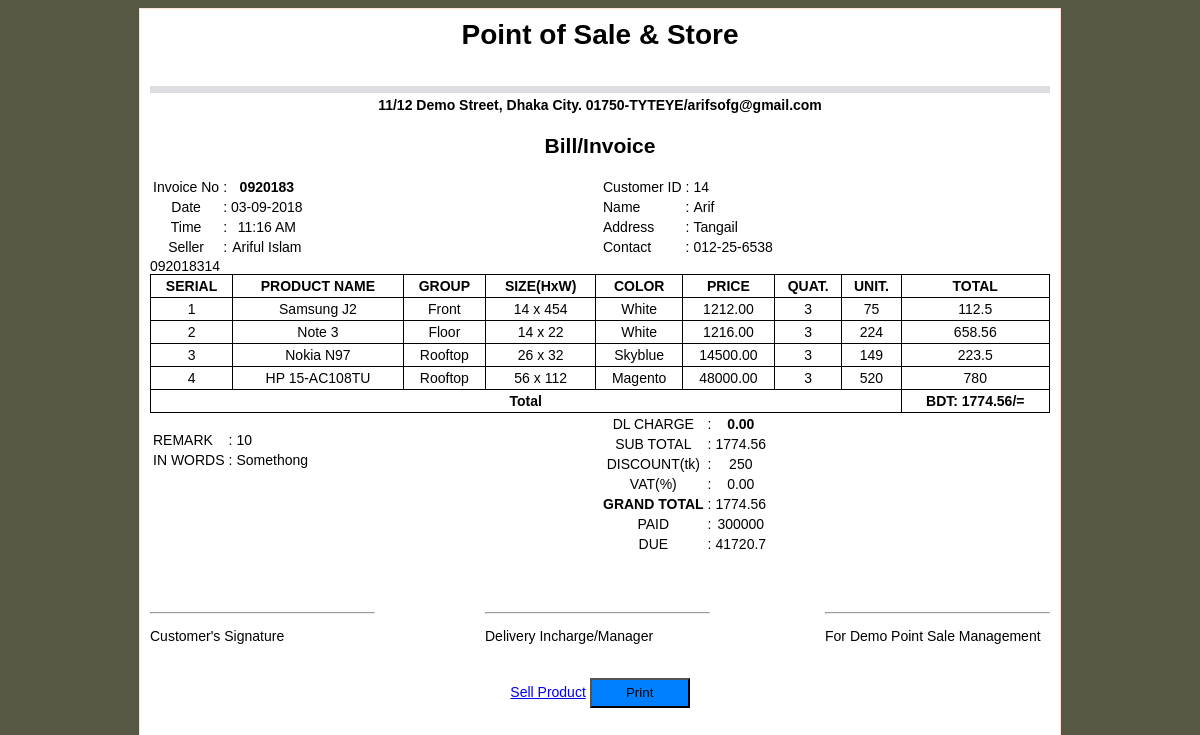
/viewsale.php?sell_id=0920183 (signed in), run on the app's committed database.
### tables this page shows
CREATE TABLE `tbl_sell` (
  `serial` int(11) NOT NULL,
  `sell_id` varchar(20) NOT NULL,
  `customer_id` int(11) NOT NULL,
  `seller` int(11) NOT NULL,
  `sub_total` float NOT NULL,
  `grand_total` float NOT NULL,
  `dlcharge` float(10,2) NOT NULL DEFAULT '0.00',
  `discount` float(10,2) NOT NULL DEFAULT '0.00',
  `vat` float(8,2) NOT NULL DEFAULT '0.00',
  `paid` float NOT NULL,
  `due` float NOT NULL,
  `status` float NOT NULL,
  `date` timestamp NOT NULL DEFAULT CURRENT_TIMESTAMP,
  `updateby` int(11) DEFAULT NULL
);

CREATE TABLE `tbl_customer` (
  `serial` int(11) NOT NULL,
  `customer_id` varchar(10) NOT NULL,
  `customer_name` varchar(100) NOT NULL,
  `address` varchar(150) NOT NULL,
  `contact_no` varchar(15) NOT NULL,
  `email` varchar(80) NOT NULL,
  `opening_balance` decimal(5,0) NOT NULL,
  `remark` varchar(100) NOT NULL,
  `discount` int(11) NOT NULL,
  `updateby` int(5) NOT NULL
);

CREATE TABLE `tbl_sell_products` (
  `serial_no` int(11) NOT NULL,
  `sell_id` varchar(20) NOT NULL,
  `customer_id` int(5) NOT NULL,
  `product_id` int(11) NOT NULL,
  `quantity` int(5) NOT NULL,
  `product_piece` int(5) NOT NULL,
  `unit_price` float NOT NULL,
  `discount` varchar(5) NOT NULL DEFAULT 'null',
  `subtotal` float NOT NULL,
  `status` int(11) NOT NULL DEFAULT '0'
);

CREATE TABLE `tbl_product` (
  `serial` int(11) NOT NULL,
  `product_id` varchar(8) NOT NULL,
  `product_type` int(11) NOT NULL,
  `product_group` int(11) NOT NULL,
  `product_name` varchar(250) NOT NULL,
  `product_brand` int(11) NOT NULL,
  `size_h` int(4) NOT NULL,
  `size_w` int(4) NOT NULL,
  `color` text NOT NULL,
  `price` float NOT NULL DEFAULT '0',
  `unit_price` float NOT NULL DEFAULT '0',
  `purchase_price` float NOT NULL DEFAULT '0',
  `piece_in_a_carton` int(11) DEFAULT NULL,
  `last_update` timestamp NOT NULL DEFAULT CURRENT_TIMESTAMP,
  `updateby` int(11) NOT NULL
);

CREATE TABLE `tbl_group` (
  `groupid` int(11) NOT NULL,
  `groupname` varchar(50) NOT NULL
);

### classes/DB.php (called while the page is built, shortened)
<?php
class DB {
    private $username = 'root';
    private $password = '';
    private $host = 'localhost';
    private $database = 'dts';
    function __construct() {
        $this->link = $this->connection();
    }
    public function connection() {
        $link = new mysqli($this->host, $this->username, $this->password, $this->database);
        if (!$link) {
            return die('Connection Failed');
        } else {
            return $link;
        }
    }
}

### helper/Helper.php (called while the page is built, shortened)
<?php
include_once 'classes/DB.php';
class Helper {
    public function formatDate($date, $format = 'd-m-Y') {
        return date($format, strtotime($date));
    }
}
?>

### classes/Session.php (called while the page is built, shortened)
<?php
class Session {
    public static function get($key) {
        if (isset($_SESSION[$key])) {
            return $_SESSION[$key];
        } else {
            return false;
        }
    }
}
?>

### viewsale.php (the view, shortened to what this page needs)
<?php
include_once 'classes/DB.php';
include 'classes/Session.php';
include_once 'helper/Helper.php';
$db = new DB();
$help = new Helper();
if (isset($_GET['sell_id'])) {
    $sell_id = $_GET['sell_id'];
    $check = $db->link->query("select * from tbl_sell where sell_id='$sell_id'");
    if ($check->num_rows > 0) {
        $stmt = $db->link->query("select * from tbl_sell join tbl_customer on tbl_sell.customer_id = tbl_customer.customer_id where tbl_sell.sell_id='$sell_id'") or die($db->link->error);
        if ($stmt) {
            $inv_data = $stmt->fetch_assoc();
        }
    }
}
?>
<!DOCTYPE html>
<html lang="en">
    <head>
    </head>
    <body>
        <div class="main"  style="padding:10px; background: #fff; margin-top:5px; border:1px solid #FFE2D3; margin:0 auto;">
            <div class="header">
                <h1 style="text-align: center;">Point of Sale &amp; Store</h1>
            </div>
            <div class="break">
            </div>
            <div class="address">
                <h4 >11/12 Demo Street, Dhaka City. 01750-TYTEYE/arifsofg@gmail.com</h4>
            </div>
            <div class="page_title">
                <h2>Bill/Invoice</h2>
            </div>
            <div class="information">
                <div class="information_left">
                    <table style="text-align: center;">
                        <tr>
                            <td>Invoice No</td>
                            <td>:</td>
                            <td><strong><?php echo $inv_data['sell_id']; ?></strong></td>
                        </tr>
                        <tr>
                            <td>Date</td>
                            <td>:</td>
                            <td><?php echo $help->formatDate($inv_data['date'], $format = 'd-m-Y');  ?></td>
                        </tr>
                        <tr>
                            <td>Time</td>
                            <td>:</td>
                            <td><?php echo $help->formatDate($inv_data['date'], $format = 'H:i A');  ?></td>
                        </tr>
                        <tr>
                            <td>Seller</td>
                            <td>:</td>
                            <td><?php echo Session::get('name'); ?></td>
                        </tr>
                    </table>
                </div>
                <div class="information_right">
                    <table>
                        <tr>
                            <td>Customer ID</td>
                            <td>:</td>
                            <td><?php echo $inv_data['customer_id']; ?></td>
                        </tr>
                        <tr>
                            <td>Name</td>
                            <td>:</td>
                            <td><?php echo $inv_data['customer_name']; ?></td>
                        </tr>
                        <tr>
                            <td>Address</td>
                            <td>:</td>
                            <td><?php echo $inv_data['address']; ?></td>
                        </tr>
                        <tr>
                            <td>Contact</td>
                            <td>:</td>
                            <td><?php echo $inv_data['contact_no']; ?></td>
                        </tr>
                    </table>
                </div>
            </div>
            <div class="products_table">
                <table cellpadding="3">
                    <thead>
                        <tr>
                            <th>SERIAL</th>
                            <th>PRODUCT NAME</th>
                            <th>GROUP</th>
                            <th>SIZE(HxW)</th>
                            <th>COLOR</th>
                            <th>PRICE</th>
                            <th>QUAT.</th>
                            <th>UNIT.</th>
                            <th>TOTAL</th>
                        </tr>
                    </thead>
                    <tbody>
                        <?php
                        echo $sell_id = $inv_data['sell_id'];
                        echo $customer_id = $inv_data['customer_id'];
                        $q = "SELECT * FROM tbl_sell_products, tbl_product,tbl_group WHERE tbl_sell_products.product_id = tbl_product.product_id and tbl_sell_products.customer_id='$customer_id' and tbl_group.groupid = tbl_product.product_group and tbl_sell_products.sell_id='$sell_id' and tbl_sell_products.status='1' ORDER by tbl_sell_products.serial_no ASC";
                        $st = $db->link->query($q);
                        $i = 0;
                        $total = 0;
                        ?>
                        <?php if ($st): ?>
                            <?php while ($result = $st->fetch_assoc()): ?>
                                <?php
                                $i++;
                                $total += $result['subtotal'];
                                ?>
                                <tr>
                                    <td><?php echo $i; ?></td>
                                    <td><?php echo $result['product_name']; ?></td>
                                    <td><?php echo $result['groupname']; ?></td>
                                    <td><?php echo $result['size_h'] . ' x ' . $result['size_w']; ?></td>
                                    <td><?php echo $result['color']; ?></td>
                                    <td><?php echo $result['price'] . ".00"; ?></td>
                                    <td><?php echo $result['quantity']; ?></td>
                                    <td><?php echo $result['unit_price']; ?></td>
                                    <td><?php echo $result['subtotal']; ?></td>
                                </tr>
                            <?php endwhile; ?>
                            <tr>
                                <td colspan="8"  style="text-align: center"><span class="tab-1" style="text-align: center"><strong>Total </strong></td>
                                <td   style="text-align: center"><span class="tab-1" style="text-align: center"><strong>BDT: <?php echo $total; ?>/=</strong></td>
                            </tr>
                        <?php endif; ?>
                    </tbody>
                </table>
            </div>
            <div class="calculation">
                <div class="calculation_left">
                    <br/>
                    <table>
                        <tr>
                            <td>REMARK</td>
                            <td>:</td>
                            <td>10</td>
                        </tr>
                        <tr>
                            <td>IN WORDS</td>
                            <td>:</td>
                            <td>Somethong</td>
                        </tr>
                    </table>
                </div>
                <div class="calculation_right">
                    <table style="text-align: center;">
                        <tr>
                            <td>DL CHARGE</td>
                            <td>:</td>
                            <td><strong><?php echo $inv_data['dlcharge']; ?></strong></td>
                        </tr>
                        <tr>
                            <td>SUB TOTAL</td>
                            <td>:</td>
                            <td><?php echo $inv_data['sub_total']; ?></td>
                        </tr>
                        <tr>
                            <td>DISCOUNT(tk)</td>
                            <td>:</td>
                            <td><?php echo $inv_data['discount']; ?></td>
                        </tr>
                        <tr>
                            <td>VAT(%)</td>
                            <td>:</td>
                            <td><?php echo $inv_data ['vat']; ?></td>
                        </tr>
                        <tr>
                            <td><strong>GRAND TOTAL</strong></td>
                            <td>:</td>
                            <td><?php echo $inv_data['sub_total']; ?></td>
                        </tr>
                        <tr>
                            <td>PAID</td>
                            <td>:</td>
                            <td><?php echo $inv_data['paid']; ?></td>
                        </tr>
                        <tr>
                            <td>DUE</td>
                            <td>:</td>
                           <td><?php echo $inv_data['due']; ?></td>
                        </tr>
                    </table>
                </div>
            </div>
            <div class="footer_singature">
                <div class="first_part">
                    <hr/>
                    <p>Customer's Signature</p>
                </div>
                <div class="second_part">
                    <hr/>
                    <p>Delivery Incharge/Manager</p>
                </div>
                <div class="third_part">
                    <hr/>
                    <p>For Demo Point Sale Management</p>
                </div>
            </div>
            <div class="command_section">
                <span>
                    <a  href="addsell.php" id="backbutton">Sell Product</a>
                    <button class="printbutton" id="printbutton" onclick="printFunction()" style="background: #007fff; width: 100px; height: 30px;">Print</button>
                </span>
            </div>
        </div>
    </body>
</html>

### viewsale.php (style rules this page uses)
body { background: #565843; font-family: Verdana, Arial, Helvetica, sans-serif; font-size: 14px; }
.main { width: 900px; min-height: 1000px; padding-left: 50px; padding-right: 50px; }
.header h1 { margin: 0px; }
.break { background: #DBDDE0; margin-top:0px; height: 7px; }
.address h4 { text-align: center; margin: 0px; padding: 4px; }
.page_title h2 { text-align: center; }
.information { width: 100%; }
.information_left { width: 50%; float: left; }
.information_right { width: 50%; float: right; }
.products_table table { width: 100%; border-collapse: collapse; border: 1px solid #000; }
.products_table table tr th { border: 1px solid #000; }
.products_table table tr td { border: 1px solid #000; text-align: center; }
.calculation { width: 100%; overflow: hidden; }
.calculation_left { width: 50%; float: left; }
.calculation_right { width: 50%; float: right; }
.footer_singature { width: 100%; margin-top: 50px; overflow: hidden; }
.first_part { width: 25%; float: left; }
.second_part { width: 25%; float: left; padding-left: 110px; }
.third_part { width: 25%; float: right; }
.command_section { text-align: center; margin-top: 20px; }

### data on the page
tbl_sell: sell "0920183", date "03-09-2018", date "11:16 AM", tbl_customer.customer_id "14", tbl_customer.customer_name "Arif", tbl_customer.address "Tangail", tbl_customer.contact_no "012-25-6538", dlcharge "0.00", sub_total "1774.56", tbl_customer.discount "250", vat "0.00", paid "300000", due "41720.7"
tbl_sell_products: tbl_product.product_name "Samsung J2", tbl_group.groupname "Front", tbl_product.size_h "14", tbl_product.size_w "454", tbl_product.color "White", tbl_product.price "1212", quantity "3", tbl_product.unit_price "75", subtotal "112.5"
tbl_sell_products: tbl_product.product_name "Note 3", tbl_group.groupname "Floor", tbl_product.size_h "14", tbl_product.size_w "22", tbl_product.color "White", tbl_product.price "1216", quantity "3", tbl_product.unit_price "224", subtotal "658.56"
tbl_sell_products: tbl_product.product_name "Nokia N97", tbl_group.groupname "Rooftop", tbl_product.size_h "26", tbl_product.size_w "32", tbl_product.color "Skyblue", tbl_product.price "14500", quantity "3", tbl_product.unit_price "149", subtotal "223.5"
tbl_sell_products: tbl_product.product_name "HP 15-AC108TU", tbl_group.groupname "Rooftop", tbl_product.size_h "56", tbl_product.size_w "112", tbl_product.color "Magento", tbl_product.price "48000", quantity "3", tbl_product.unit_price "520", subtotal "780"

### other printed values
Session::get('name') "Ariful Islam"
$total "1774.56"
